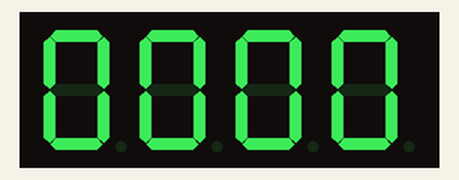
Recording of a sketch running on a simulated Arduino Uno, built with avr-gcc and run on an emulated ATmega328P. Parts: 4-digit seven-segment display. Wiring (inferred from the names in the program): 4-digit 7-segment display, segments lit when LOW: segments pin 1, pin 2, pin 3, pin 4, pin 5, pin 6, pin 7, pin 8; digit selects pin 12, pin 11, pin 10, pin 9. The segment pins are drawn as the display they are named for.

Above: at 0.13 s.
At 4.97 s:
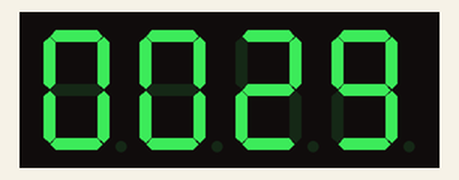
At 9.97 s:
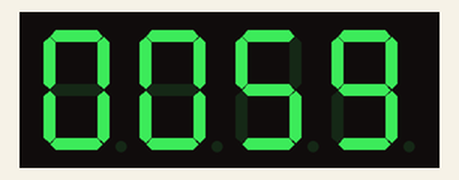
At 19.97 s:
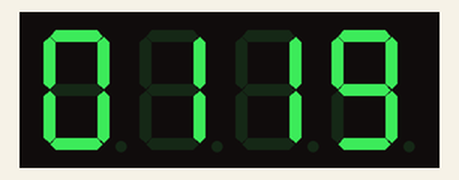
At 29.47 s:
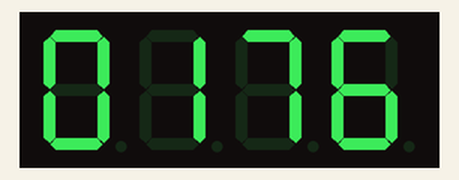
At 39.63 s:
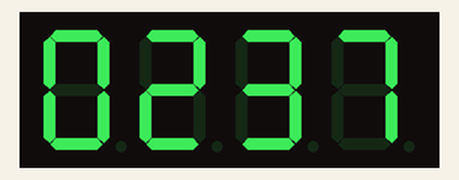

The sketch:

Four_Digital_Seven_Segment_Display.ino
```cpp
#include <TimerOne.h>

// display 1234
// Set cathode interface
static const int a = 1;
static const int b = 2;
static const int c = 3;
static const int d = 4;
static const int e = 5;
static const int f = 6;
static const int g = 7;
static const int dp = 8;

// Set anode interface
static const int d4 = 9;
static const int d3 = 10;
static const int d2 = 11;
static const int d1 = 12;

static uint32_t number = 0;

void WeiXuan(uint8_t n)
{
    switch (n)
    {
        case 0:
            digitalWrite(d1, LOW);
            digitalWrite(d2, LOW);
            digitalWrite(d3, LOW);
            digitalWrite(d4, HIGH);
            break;

        case 1:
            digitalWrite(d1,LOW);
            digitalWrite(d2, LOW);
            digitalWrite(d3, HIGH);
            digitalWrite(d4, LOW);
            break;

        case 2:
            digitalWrite(d1, LOW);
            digitalWrite(d2, HIGH);
            digitalWrite(d3, LOW);
            digitalWrite(d4, LOW);
            break;

        case 3:
            digitalWrite(d1,HIGH);
            digitalWrite(d2, LOW);
            digitalWrite(d3, LOW);
            digitalWrite(d4, LOW);
            break;

        default :
            digitalWrite(d1, LOW);
            digitalWrite(d2, LOW);
            digitalWrite(d3, LOW);
            digitalWrite(d4, LOW);
            break;
    }
}

void Num_0()
{
    digitalWrite(a, LOW);
    digitalWrite(b, LOW);
    digitalWrite(c, LOW);
    digitalWrite(d, LOW);
    digitalWrite(e, LOW);
    digitalWrite(f, LOW);
    digitalWrite(g, HIGH);
    digitalWrite(dp,HIGH);
}

void Num_1()
{
    digitalWrite(a, HIGH);
    digitalWrite(b, LOW);
    digitalWrite(c, LOW);
    digitalWrite(d, HIGH);
    digitalWrite(e, HIGH);
    digitalWrite(f, HIGH);
    digitalWrite(g, HIGH);
    digitalWrite(dp,HIGH);
}

void Num_2()
{
    digitalWrite(a, LOW);
    digitalWrite(b, LOW);
    digitalWrite(c, HIGH);
    digitalWrite(d, LOW);
    digitalWrite(e, LOW);
    digitalWrite(f, HIGH);
    digitalWrite(g, LOW);
    digitalWrite(dp,HIGH);
}

void Num_3()
{
    digitalWrite(a, LOW);
    digitalWrite(b, LOW);
    digitalWrite(c, LOW);
    digitalWrite(d, LOW);
    digitalWrite(e, HIGH);
    digitalWrite(f, HIGH);
    digitalWrite(g, LOW);
    digitalWrite(dp,HIGH);
}

void Num_4()
{
    digitalWrite(a, HIGH);
    digitalWrite(b, LOW);
    digitalWrite(c, LOW);
    digitalWrite(d, HIGH);
    digitalWrite(e, HIGH);
    digitalWrite(f, LOW);
    digitalWrite(g, LOW);
    digitalWrite(dp,HIGH);
}

void Num_5()
{
    digitalWrite(a, LOW);
    digitalWrite(b, HIGH);
    digitalWrite(c, LOW);
    digitalWrite(d, LOW);
    digitalWrite(e, HIGH);
    digitalWrite(f, LOW);
    digitalWrite(g, LOW);
    digitalWrite(dp,HIGH);
}

void Num_6()
{
    digitalWrite(a, LOW);
    digitalWrite(b, HIGH);
    digitalWrite(c, LOW);
    digitalWrite(d, LOW);
    digitalWrite(e, LOW);
    digitalWrite(f, LOW);
    digitalWrite(g, LOW);
    digitalWrite(dp,HIGH);
}

void Num_7()
{
    digitalWrite(a, LOW);
    digitalWrite(b, LOW);
    digitalWrite(c, LOW);
    digitalWrite(d, HIGH);
    digitalWrite(e, HIGH);
    digitalWrite(f, HIGH);
    digitalWrite(g, HIGH);
    digitalWrite(dp,HIGH);
}

void Num_8()
{
    digitalWrite(a, LOW);
    digitalWrite(b, LOW);
    digitalWrite(c, LOW);
    digitalWrite(d, LOW);
    digitalWrite(e, LOW);
    digitalWrite(f, LOW);
    digitalWrite(g, LOW);
    digitalWrite(dp,HIGH);
}

void Num_9()
{
    digitalWrite(a, LOW);
    digitalWrite(b, LOW);
    digitalWrite(c, LOW);
    digitalWrite(d, LOW);
    digitalWrite(e, HIGH);
    digitalWrite(f, LOW);
    digitalWrite(g, LOW);
    digitalWrite(dp,HIGH);
}

void Clear()  // Clear the screen
{
    digitalWrite(a, HIGH);
    digitalWrite(b, HIGH);
    digitalWrite(c, HIGH);
    digitalWrite(d, HIGH);
    digitalWrite(e, HIGH);
    digitalWrite(f, HIGH);
    digitalWrite(g, HIGH);
    digitalWrite(dp,HIGH);
}

void pickNumber(uint8_t n)//Choose the number of
{
    switch(n)
    {
        case 0:
            Num_0();
            break;

        case 1:
            Num_1();
            break;

        case 2:
            Num_2();
            break;

        case 3:
            Num_3();
            break;

        case 4:
            Num_4();
            break;

        case 5:
            Num_5();
            break;

        case 6:
            Num_6();
            break;

        case 7:
            Num_7();
            break;

        case 8:
            Num_8();
            break;

        case 9:
            Num_9();
            break;

        default:
            Clear();
            break;
    }
}

//Show that x is the coordinate, Number is the number
void Display(uint8_t x, uint8_t Number)
{
    WeiXuan(x);
    pickNumber(Number);
    delay(1);
    Clear() ; //Vanishing
}

void timerIsr(void)
{
    number++;
}

void setup(void)
{
    pinMode(d1, OUTPUT);
    pinMode(d2, OUTPUT);
    pinMode(d3, OUTPUT);
    pinMode(d4, OUTPUT);
    pinMode(a, OUTPUT);
    pinMode(b, OUTPUT);
    pinMode(c, OUTPUT);
    pinMode(d, OUTPUT);
    pinMode(e, OUTPUT);
    pinMode(f, OUTPUT);
    pinMode(g, OUTPUT);
    pinMode(dp, OUTPUT);

    Timer1.initialize(1000000/6);
    Timer1.attachInterrupt(timerIsr);
}

void loop()
{
    Display(0, number % 10);
    Display(1, (number / 10) % 10);
    Display(2, (number / 100) % 10);
    Display(3, (number / 1000) % 10);
}
```
